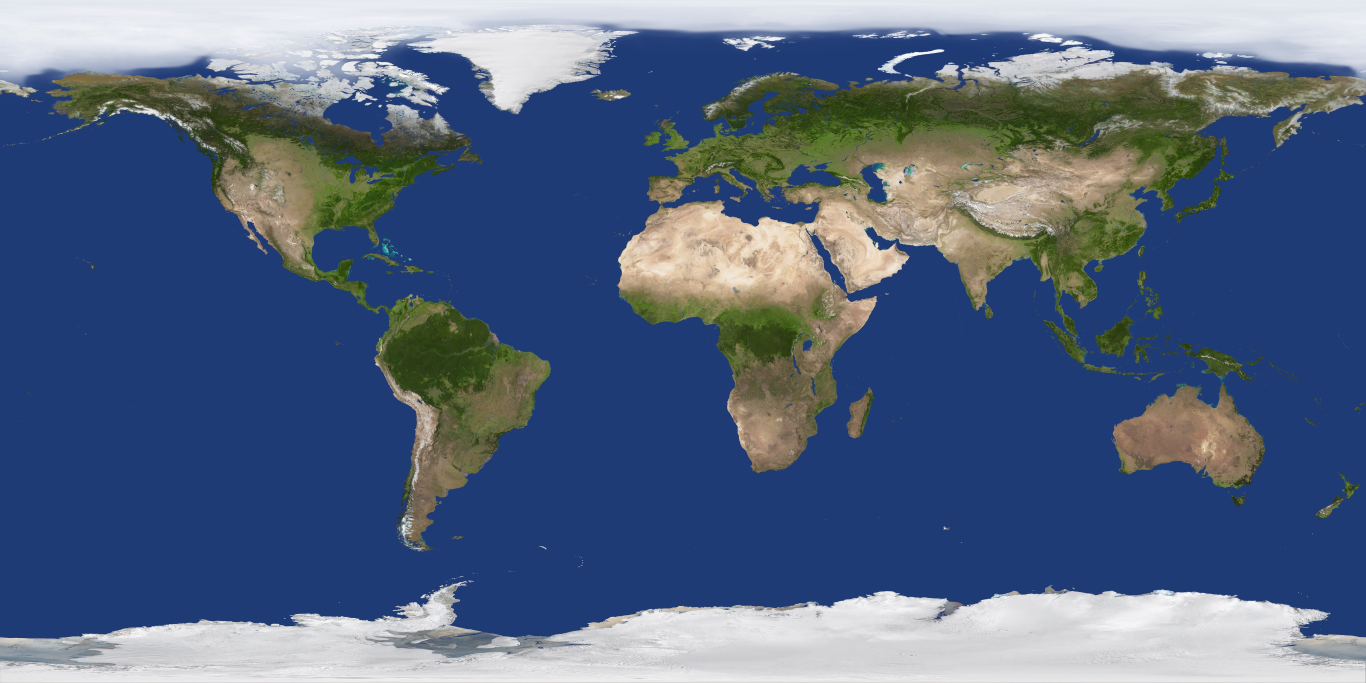
#> input picture earth_day.jpg, 4096 x 2048 px (shown at 1/3 size)
$ python make-store-art.py
#> lines starting #> are read from the running program, lines starting #| are printed output that depends on the picture; after the words box and inside, x2 and y2 are one past the last pixel; in counts of white or black regions, pixels touching at a corner belong together
"""Renders the store icon + splash source images in assets/ from earth_day.jpg.

@capacitor/assets (npm run assets) then slices these into every iOS/Android size. Re-run this only if
the look should change; the outputs are committed. Orthographic view centred on the Americas, matching
the existing icon-512.png, but rendered at full resolution (the stores require a 1024px icon).
Usage: python3 scripts/make-store-art.py
"""
import numpy as np
from PIL import Image
from pathlib import Path

ROOT = Path(__file__).resolve().parent.parent
BG = (5, 8, 13)                      # --bg in geo.html
tex = np.asarray(Image.open(ROOT / 'earth_day.jpg').convert('RGB')).astype(np.float32)
TH, TW = tex.shape[:2]
#> TH = 2048; TW = 4096
LAT0, LON0 = np.radians(12.0), np.radians(-62.0)

def globe(size, diameter_frac, ss=2):
#> called with size = 1024, diameter_frac = 0.86, ss = 2
    n = size * ss
    r = n * diameter_frac / 2
    y, x = np.mgrid[0:n, 0:n].astype(np.float32) + 0.5
    x = (x - n / 2) / r; y = (n / 2 - y) / r
    rho2 = x * x + y * y
    inside = rho2 <= 1.0
    z = np.sqrt(np.clip(1 - rho2, 0, 1))
    # inverse orthographic projection
    lat = np.arcsin(np.clip(y * np.cos(LAT0) + z * np.sin(LAT0), -1, 1))
    lon = LON0 + np.arctan2(x, z * np.cos(LAT0) - y * np.sin(LAT0))
    u = ((lon / (2 * np.pi) + 0.5) % 1.0) * (TW - 1)
    v = (0.5 - lat / np.pi) * (TH - 1)
    rgb = tex[v.astype(int), u.astype(int)]
    shade = (0.55 + 0.45 * z)[..., None]           # gentle limb darkening so it reads as a sphere
    rgb = rgb * shade
    rim = np.clip((rho2 - 0.93) / 0.07, 0, 1)[..., None] * inside[..., None]
    rgb = rgb * (1 - 0.35 * rim) + np.array([86, 196, 222]) * 0.35 * rim   # thin cyan atmosphere (--cyan)
    alpha = inside.astype(np.float32)
    img = np.dstack([np.clip(rgb, 0, 255), alpha * 255]).astype(np.uint8)
    return Image.fromarray(img, 'RGBA').resize((size, size), Image.LANCZOS)

def on_bg(fg, size):
#> called with size = 1024
    base = Image.new('RGBA', (size, size), BG + (255,))
    off = (size - fg.width) // 2
#> off = 0
    base.alpha_composite(fg, (off, off))
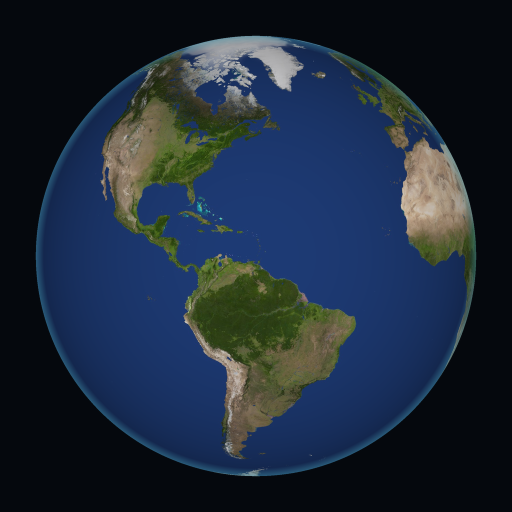
#> base: PIL image 1024x1024 RGBA (shown at 1/2 size); mean R, G, B, A 29.4, 41.7, 58.3, 255
    return base.convert('RGB')        # App Store rejects icons with an alpha channel
#> returned value: PIL image 1024x1024 RGB

out = ROOT / 'assets'
out.mkdir(exist_ok=True)
on_bg(globe(1024, 0.86), 1024).save(out / 'icon-only.png')
# Android adaptive icon: launchers crop to a circle/squircle inside the central ~66%
globe(1024, 0.62).save(out / 'icon-foreground.png')
#> call 2 of globe, with size = 1024, diameter_frac = 0.62, ss = 2
#> in globe (call 2), `n = size * ss`: n = 2048
#> in globe (call 2), `r = n * diameter_frac / 2`: r = 634.9
#> in globe (call 2), `inside = rho2 <= 1.0`:
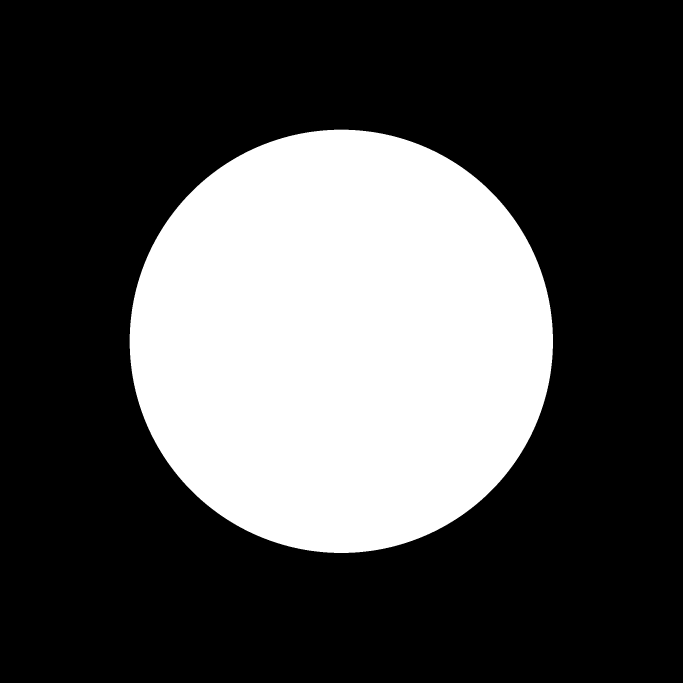
#> inside: shape (2048, 2048) bool (shown at 1/3 size); 30.2% white; 1 white region, box (x1, y1, x2, y2) and area: (389, 389, 1659, 1659) 1266308
#> in globe (call 2), `u = ((lon / (2 * np.pi) + 0.5) % 1.0) * (TW - 1)`:
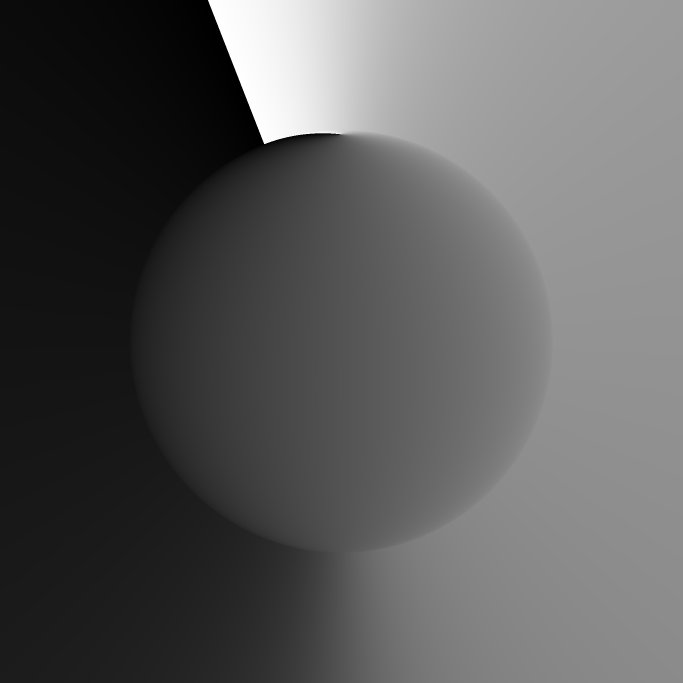
#> u: shape (2048, 2048) float32 (shown at 1/3 size); min 0.00293, max 4095, mean 1470.2; drawn with min black and max white
#> in globe (call 2), `v = (0.5 - lat / np.pi) * (TH - 1)`:
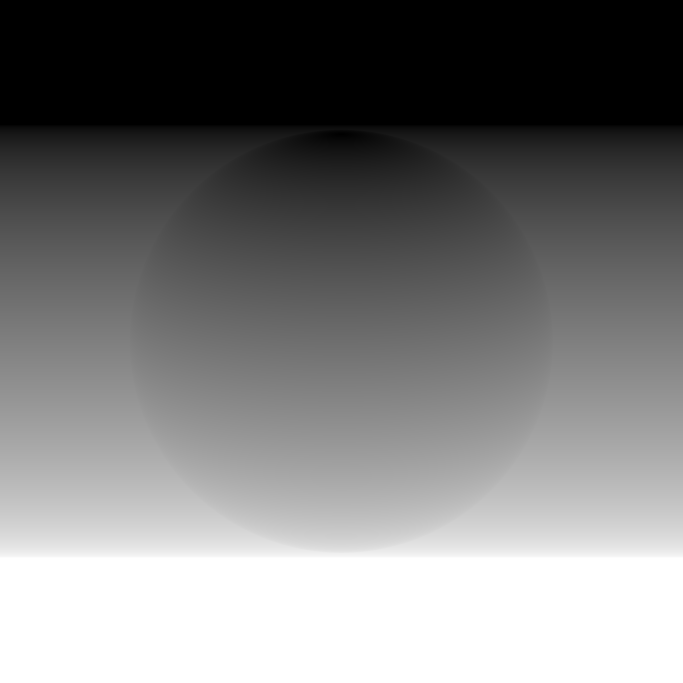
#> v: shape (2048, 2048) float32 (shown at 1/3 size); min 0, max 2047, mean 991.4; drawn with min black and max white
#> in globe (call 2), `shade = (0.55 + 0.45 * z)[..., None]`:
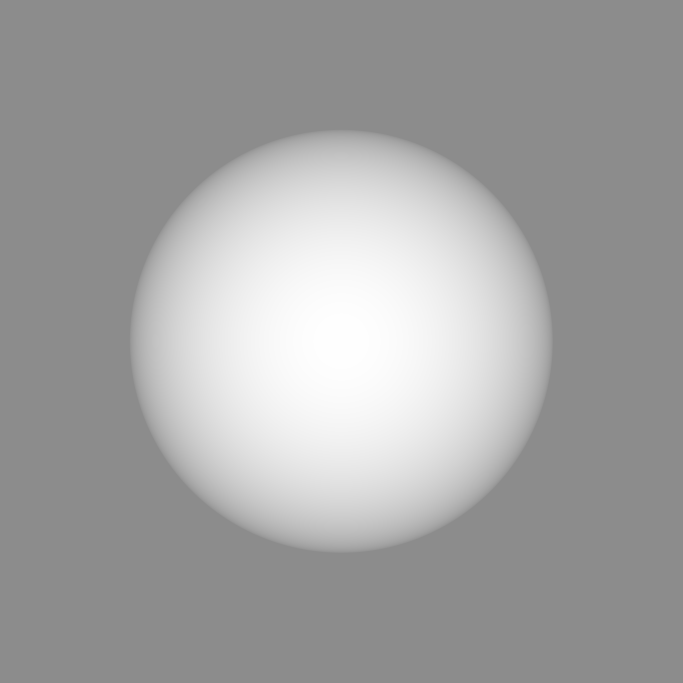
#> shade: shape (2048, 2048, 1) float32 (shown at 1/3 size); min 0.55, max 1, mean 0.641
Image.new('RGB', (1024, 1024), BG).save(out / 'icon-background.png')
for name in ('splash.png', 'splash-dark.png'):
    on_bg(globe(1100, 1.0), 2732).save(out / name)
#> this loop made 2 passes
#> (n in globe, r in globe) on pass 2: (2200, 1100)
#> pass 1, in globe (call 3), `rgb = tex[v.astype(int), u.astype(int)]`:
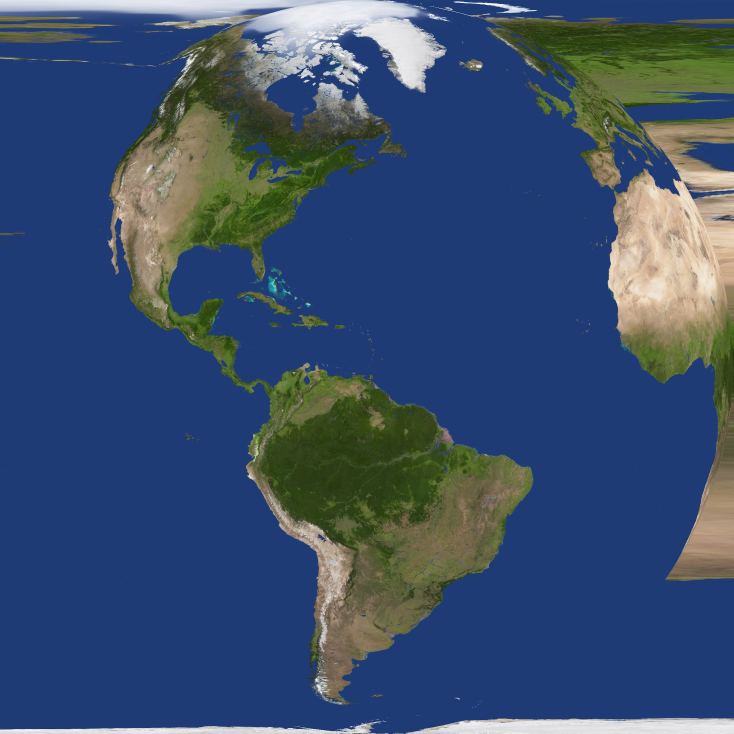
#> rgb: shape (2200, 2200, 3) float32 (shown at 1/3 size); mean R, G, B 59.5, 81.2, 112.5
#> pass 1, in globe (call 3), `img = np.dstack([np.clip(rgb, 0, 255), alpha * 255]).astype(np.uint8)`:
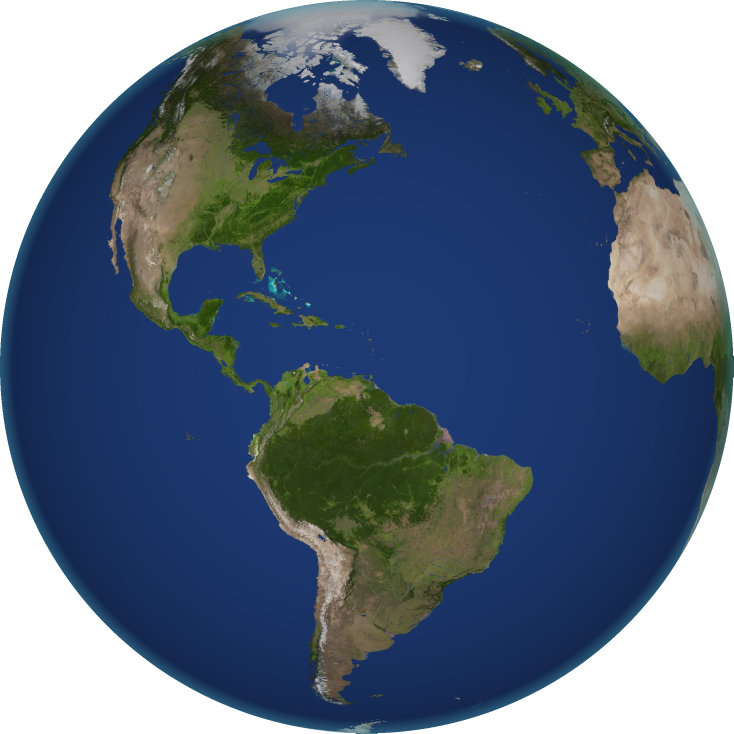
#> img: shape (2200, 2200, 4) (shown at 1/3 size); mean R, G, B, A 44.6, 61.9, 85.1, 200.3; transparent parts drawn white
print('wrote', sorted(p.name for p in out.iterdir()))
